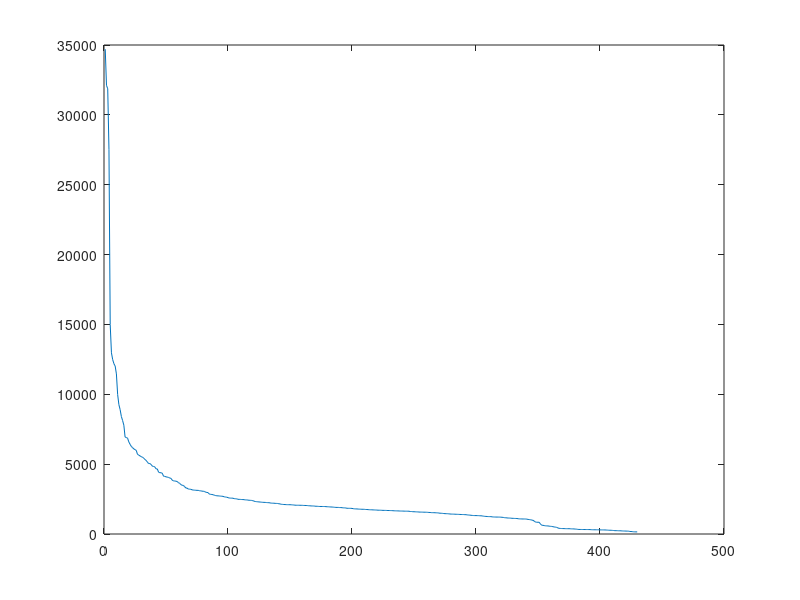

This chart was generated by the following MATLAB code: (Note: this script raises an error after producing the figure.)

%% download drtoolbox

addpath('.\drtoolbox')
addpath('.\drtoolbox\techniques')

%% The Dynamic Time warping distances for the 981 manoeuvres in the Pass-Off tests

% DTW distance matrix
dtw_distance = csvread('XWB_PassOff_dtw_distances.csv');

%% True labels of manoeuvres in Pass-Off tests

label  = csvread('XWB_PassOff_true_labels.csv');
number_man = length(label); % total number of maneouvress


%% Choose epsilon using k-nn search

[mIdx,mD] = knnsearch(dtw_distance,dtw_distance,'K',10,'Distance','euclidean');

[outDTW, idDTW] = sort(mean(mD,2), 'descend');
h = figure();
plot(outDTW)
hline(4000, 'r')
title('Ordered Minimum DTW')
xlabel('Manoeuvres') % x-axis label
ylabel('Min DTW')
%saveas(h, fullfile('L:\PassOff_Data\ClassificationAlgorithm\ETOPS\PassOff_knn_elbow.png'));

%% DBSCAN

epsilon = 4000;
min_clust = 10;
[C, ptsC, centres] = dbscan(dtw_distance, epsilon, min_clust);

num_groups = max(ptsC);
%% classification accuracy

% calculate precision and recall
true_label = label;
true_label(find(true_label==-1))=0;

number_clust = num_groups+1;
number_classes = 5;
num_in = ones(1,number_clust); % number of terms in each cluster
number_each_class = ones(number_classes, number_clust); % matrix of number of each class in each cluster
for jj= 1:number_clust
    clust1 = find(ptsC==(jj-1));
    num_in(jj) = length(clust1);
    cluster1 = ptsC(clust1);
    for ww=1:number_classes
        number_each_class(ww,jj) = length( intersect(clust1,find(true_label==(ww-1))) );
    end
end

number_true_classes_vec = sum(number_each_class, 2); % the true number of each class
each_tp = ones(1,number_clust);
each_fp = ones(1,number_clust);
for jj=1:number_classes
    if num_in(jj)==0
        return
    else
        each_tp(jj) = nchoosek(num_in(jj),2);
        each_fp(jj) = nchoosek(num_in(jj),2) - each_tp(jj);
    end
end

total = number_man*(number_man-1)/2;
true_pos = sum(each_tp);
false_pos = sum(each_fp);


% samples mislabelled as Unknown and one case of mislabelled RP manoeuvre,
%there are 17 manoeuvres we has labelled as Unknown that were put into their own cluster
false_neg = sum(number_each_class(2:end,1))+1+17;
true_neg = total -true_pos-false_pos-false_neg;

precision = true_pos/(true_pos+false_pos);
recall = true_pos/(true_pos+false_neg);

rand_term = (true_pos+true_neg)/total;

beta = 1; % weighting to penalise false negatives more than false positives
F_meas = (beta+1)*(precision*recall)/(beta^2*precision+recall);

%% Check points labelled as Unknown

pts_noise = true_label(find(ptsC==0));

%%%%%%%%%%%%%%%%%%%%%%%%%%%%%%%%%
%% Projections using drtoolbox %%
%%%%%%%%%%%%%%%%%%%%%%%%%%%%%%%%%

%% Projections - Laplacian 

% In Laplacian and Isomap the mapped data is smaller tha the number of samples

%{
[mappedX, mapping] = compute_mapping(dtw_distance, 'Laplacian', 2);

%[mappedX, mapping] = compute_mapping(X, 'Laplacian', no_dims, 7);
figure, gscatter(mappedX(:,1), mappedX(:,2), ptsC); title('Result of Laplacian Eigenmaps'); drawnow
%}
%% Projection - Isomap
%{
[mappedX, mapping] = compute_mapping(dtw_distance, 'Isomap',2);

%[mappedX, mapping] = compute_mapping(X, 'Laplacian', no_dims, 7);
figure, gscatter(mappedX(:,1), mappedX(:,2), label); title('Result of Isomap'); drawnow
%}
%% Projection - KernelPCA
%{
[mappedX, mapping] = compute_mapping(dtw_distance, 'KernelPCA', 2);

%[mappedX, mapping] = compute_mapping(X, 'Laplacian', no_dims, 7);
figure, gscatter(mappedX(:,1), mappedX(:,2), label); title('Result of KernelPCA'); drawnow
%}
%% Projection - MDS
%{
[mappedX, mapping] = compute_mapping(dtw_distance, 'MDS', 2);

figure, gscatter(mappedX(:,1), mappedX(:,2), label); title('Result of MDS'); drawnow % using true labels
%figure, gscatter(mappedX(:,1), mappedX(:,2), ptsC); title('Result of MDS'); drawnow % using cluster labels
%}
%% Projection - tSNE
%{
[mappedX, mapping] = compute_mapping(dtw_distance, 'tSNE', 2);

figure, gscatter(mappedX(:,1), mappedX(:,2), label); title('Result of tSNE on XWB manoeuvres'); drawnow
%figure, gscatter(mappedX(:,1), mappedX(:,2), ptsC); title('Result of tSNE'); drawnow % using cluster labels
%}

%% Projection - tSNE - cluster labels
%{
red = [255,0,0]./ 255;
load('R93.mat')

[mappedX, mapping] = compute_mapping(dtw_distance, 'tSNE', 2);

ptsC(find(ptsC==0))=-1;
figure, gscatter(mappedX(:,1), mappedX(:,2), ptsC, [red; R(1:5:90,:)], '..........', 10*ones(1,10)); title('Result of tSNE on XWB engines using cluster labels'); drawnow % using cluster labels
%}
%% Projection - tSNE - true labels
%{
word_label = string(true_label);

word_label(find(true_label==0))='U ';
word_label(find(true_label==1))='A ';
word_label(find(true_label==2))='D ';
word_label(find(true_label==3))='P ';
word_label(find(true_label==4))='RP';
word_label(find(true_label==5))='F ';
word_label(find(true_label==6))='V ';

red = [255,0,0]./ 255;
db = [161 4 211]./ 255;
blue = [0,0,255]./ 255;
purple = [128,0,128]./ 255;
cyan = [0,255,255] ./ 255;
brown = [220 119 26]./ 255;
citrine= [206 201 12]./ 255;
green = [0 255 0]./ 255;
magneta = [255 0 255]./ 255;
weirdblue = [32 178 170] ./255;

R_col = [db; green; citrine; magneta; weirdblue; brown; red]; %; purple; red; citrine];

%[mappedX, mapping] = compute_mapping(dtw_distance, 'tSNE', 2);

figure, 
h = gscatter(mappedX(:,1), mappedX(:,2), word_label, R_col, '.........', 12*ones(1,7)); 
title('Result of tSNE on XWB engines with true labels'); 
legend(h([7,1,5,6,3,2,4]), {'U ', 'A ', 'D ', 'P ', 'RP ', 'F ', 'V '});
%}


%% Projection - Sammon
%{
[mappedX, mapping] = compute_mapping(dtw_distance, 'Sammon', 2);

figure, gscatter(mappedX(:,1), mappedX(:,2), label); title('Result of Sammon'); drawnow
%figure, gscatter(mappedX(:,1), mappedX(:,2), ptsC); title('Result of Sammon'); drawnow % using cluster labels
%}